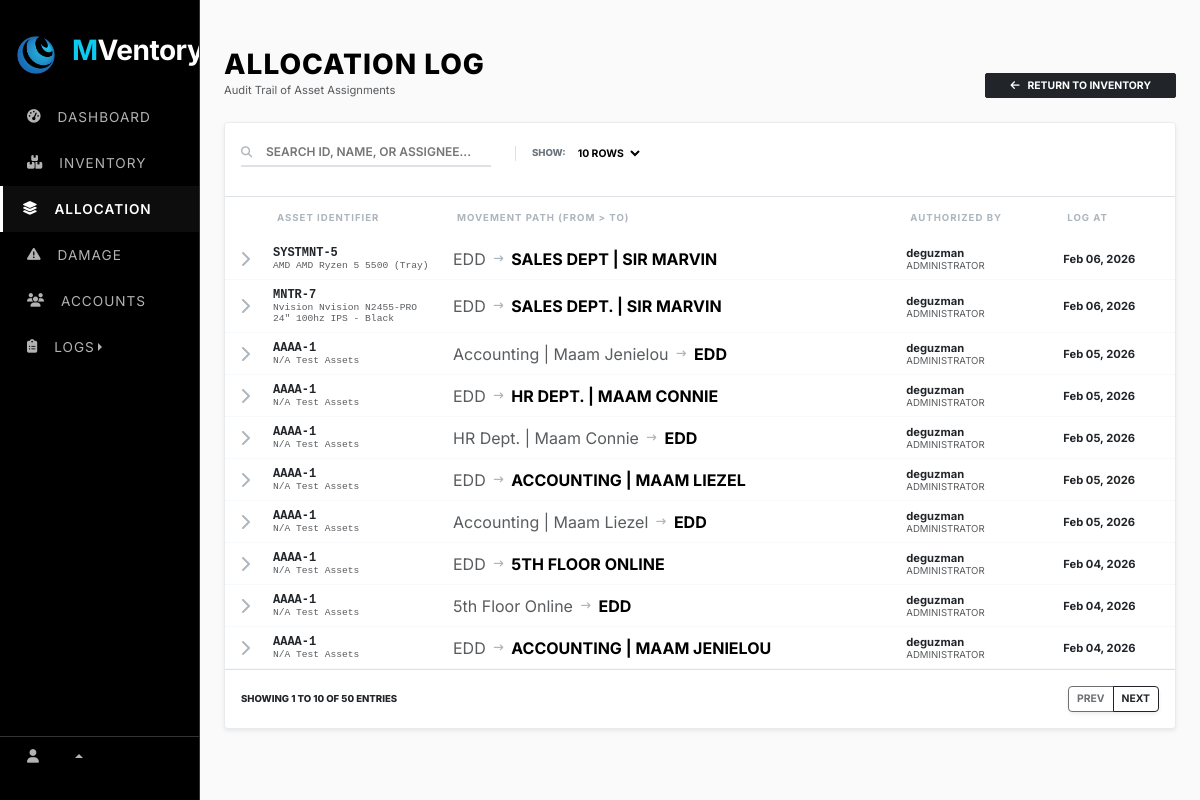
Page /web_content/allocation.php on the earlier database version.
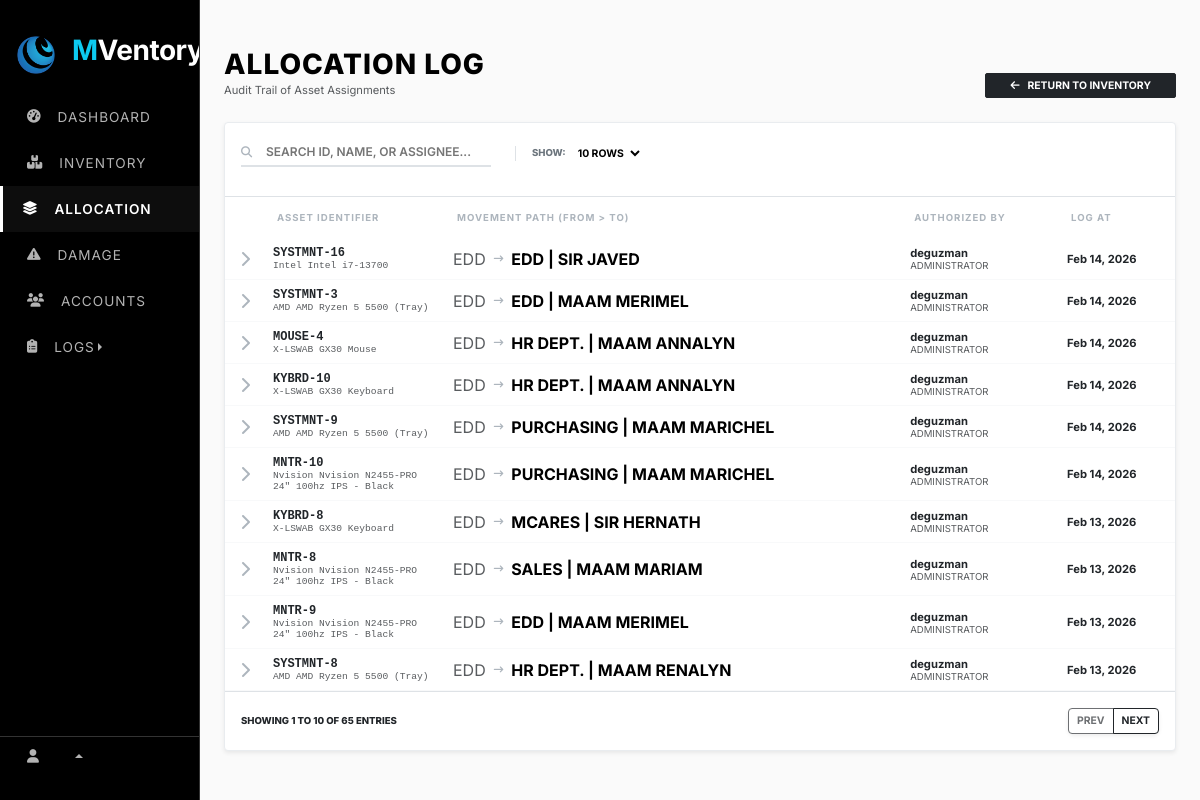
Same page on the later database version.
### tables this page shows
CREATE TABLE `allocation_log` (
  `id` int(11) NOT NULL AUTO_INCREMENT,
  `asset_id` int(11) NOT NULL,
  `previous_assignee` varchar(255) DEFAULT NULL,
  `new_assignee` varchar(255) DEFAULT NULL,
  `allocated_by` varchar(255) DEFAULT NULL,
  `allocation_date` date DEFAULT NULL,
  `created_at` timestamp NOT NULL DEFAULT current_timestamp(),
  PRIMARY KEY (`id`),
  KEY `asset_id` (`asset_id`),
  CONSTRAINT `allocation_log_ibfk_1` FOREIGN KEY (`asset_id`) REFERENCES `assets` (`id`) ON DELETE CASCADE
);

CREATE TABLE `assets` (
  `id` int(11) NOT NULL AUTO_INCREMENT,
  `asset_id` varchar(50) DEFAULT NULL,
  `category_id` int(11) DEFAULT NULL,
  `item_name` varchar(255) NOT NULL,
  `brand` varchar(100) DEFAULT NULL,
  `model` varchar(100) DEFAULT NULL,
  `serial_number` varchar(100) DEFAULT NULL,
  `specs` text DEFAULT NULL,
  `quantity` int(11) DEFAULT 1,
  `assigned_to` varchar(255) DEFAULT NULL,
  `status` varchar(50) DEFAULT 'In Stock',
  `condition_status` varchar(50) DEFAULT NULL,
  `purchase_date` date DEFAULT NULL,
  `arrival_date` date DEFAULT NULL,
  `cost` decimal(10,2) DEFAULT NULL,
  `warranty_cost` decimal(10,2) DEFAULT NULL,
  `remarks` text DEFAULT NULL,
  `created_at` timestamp NOT NULL DEFAULT current_timestamp(),
  PRIMARY KEY (`id`),
  UNIQUE KEY `asset_id` (`asset_id`),
  KEY `fk_category` (`category_id`),
  CONSTRAINT `fk_category` FOREIGN KEY (`category_id`) REFERENCES `categories` (`category_id`) ON DELETE SET NULL
);

### web_content/allocation.php (the view, shortened to what the changed rows need)
<?php
    require_once "../render/connection.php";
    include "../src/cdn/cdn_links.php";
    $search = isset($_GET['search']) ? mysqli_real_escape_string($conn, $_GET['search']) : '';
    $limit = isset($_GET['limit']) ? (int)$_GET['limit'] : 10;
    $page = isset($_GET['page']) ? (int)$_GET['page'] : 1;
    $start = ($page - 1) * $limit;
    $total_query = "SELECT COUNT(*) as total
                    FROM allocation_log al
                    LEFT JOIN assets a ON al.asset_id = a.id
                    WHERE a.asset_id LIKE '%$search%'
                       OR a.item_name LIKE '%$search%'
                       OR a.serial_number LIKE '%$search%'
                       OR al.new_assignee LIKE '%$search%'
                       OR al.previous_assignee LIKE '%$search%'";
    $total_res = mysqli_query($conn, $total_query);
    $total_rows = mysqli_fetch_assoc($total_res)['total'];
    $total_pages = ceil($total_rows / $limit);
?>
<!DOCTYPE html>
<html lang="en">
    <head>
        <link rel="stylesheet" href="../src/style/main_style.css">
    </head>
    <body>
        <div class="row g-0">
                <?php include "../nav/sidebar_nav.php"; ?>
            <div class="col">
                <div class="container-fluid px-4 mt-5">
                    <div class="main-registry-container">
                        <div class="card edd-card shadow-sm">
                            <div class="table-responsive">
                                <table class="table mb-0 align-middle">
                                    <thead>
                                        <tr>
                                            <th width="40"></th>
                                            <th width="180">Asset Identifier</th>
                                            <th>Movement Path (From > To)</th>
                                            <th>Authorized By</th>
                                            <th>Log At</th>
                                        </tr>
                                    </thead>
                                    <tbody>
                                        <?php
                                        $sql = "SELECT al.*, a.item_name, a.brand, a.model, a.asset_id as asset_tag
                                                FROM allocation_log al
                                                LEFT JOIN assets a ON al.asset_id = a.id
                                                WHERE a.asset_id LIKE '%$search%'
                                                   OR a.item_name LIKE '%$search%'
                                                   OR a.serial_number LIKE '%$search%'
                                                   OR al.new_assignee LIKE '%$search%'
                                                   OR al.previous_assignee LIKE '%$search%'
                                                ORDER BY al.allocation_date DESC
                                                LIMIT $start, $limit";
                                        $result = mysqli_query($conn, $sql);
                                        if(mysqli_num_rows($result) > 0):
                                            while($row = mysqli_fetch_assoc($result)):
                                                $drawer_id = "log_drawer_" . $row['id'];
                                        ?>
                                            <tr class="log-row" data-bs-toggle="collapse" data-bs-target="#<?= $drawer_id ?>">
                                                <td class="text-center">
                                                    <i class="fa-solid fa-chevron-right btn-expand"></i>
                                                </td>
                                                <td class="asset-id-cell">
                                                    <span class="d-block text-dark"><?= htmlspecialchars($row['asset_tag'] ?? 'N/A') ?></span>
                                                    <small class="text-muted fw-normal" style="font-size: 0.6rem;">
                                                        <?= htmlspecialchars($row['brand'] . ' ' . $row['item_name']) ?>
                                                    </small>
                                                </td>
                                                <td>
                                                    <div class="d-flex align-items-center gap-2">
                                                        <span class="text-muted"><?= htmlspecialchars($row['previous_assignee']) ?></span>
                                                        <i class="fa-solid fa-arrow-right-long" style="font-size: 0.6rem; color: #adb5bd;"></i>
                                                        <span class="fw-bold text-uppercase"><?= htmlspecialchars($row['new_assignee']) ?></span>
                                                    </div>
                                                </td>
                                                <td>
                                                    <div class="fw-bold text-dark" style="font-size: 0.7rem;"><?= htmlspecialchars($row['allocated_by']) ?></div>
                                                    <div class="text-muted" style="font-size: 0.6rem;">ADMINISTRATOR</div>
                                                </td>
                                                <td class="text-muted" style="font-size: 0.7rem;">
                                                    <span class="text-dark fw-bold"><?= date('M d, Y', strtotime($row['allocation_date'])) ?></span><br>
                                                </td>
                                            </tr>
                                        <?php endwhile; else: ?>
                                            <tr><td colspan="6" class="text-center py-5 text-muted fw-bold">NO RECORDS MATCHING "<?= htmlspecialchars($search) ?>"</td></tr>
                                        <?php endif; ?>
                                    </tbody>
                                </table>
                            </div>
                            <div class="card-footer bg-white py-3 border-top">
                                <div class="d-flex justify-content-between align-items-center">
                                    <span class="detail-label mb-0" style="color: #212529;">
                                        Showing <?= ($start + 1) ?> to <?= min($start + $limit, $total_rows) ?> of <?= $total_rows ?> entries
                                    </span>
                                    <div class="btn-group shadow-sm">
                                        <a href="?page=<?= max(1, $page-1) ?>&search=<?= $search ?>&limit=<?= $limit ?>"
                                        class="btn btn-outline-dark btn-sm fw-bold <?= ($page <= 1) ? 'disabled' : '' ?>" style="font-size: 0.65rem;">PREV</a>
                                        <a href="?page=<?= min($total_pages, $page+1) ?>&search=<?= $search ?>&limit=<?= $limit ?>"
                                        class="btn btn-outline-dark btn-sm fw-bold <?= ($page >= $total_pages) ? 'disabled' : '' ?>" style="font-size: 0.65rem;">NEXT</a>
                                    </div>
                                </div>
                            </div>
                        </div>
                    </div>
                </div>
            </div>
        </div>
    </body>
</html>

Differences in the rows shown:
no longer on this page (row unchanged): allocation_log: asset.asset_id "SYSTMNT-5", asset.item_name "AMD AMD Ryzen 5 5500 (Tray)", previous_assignee "EDD", new_assignee "SALES DEPT | SIR MARVIN", allocated_by "deguzman", allocation_date "Feb 06, 2026"
no longer on this page (row unchanged): allocation_log: asset.asset_id "MNTR-7", asset.item_name "Nvision Nvision N2455-PRO 24\" 100hz IPS - Black", previous_assignee "EDD", new_assignee "SALES DEPT. | SIR MARVIN", allocated_by "deguzman", allocation_date "Feb 06, 2026"
no longer on this page (row unchanged): allocation_log: asset.asset_id "AAAA-1", asset.item_name "N/A Test Assets", previous_assignee "Accounting | Maam Jenielou", new_assignee "EDD", allocated_by "deguzman", allocation_date "Feb 05, 2026"
no longer on this page (row unchanged): allocation_log: asset.asset_id "AAAA-1", asset.item_name "N/A Test Assets", previous_assignee "EDD", new_assignee "HR DEPT. | MAAM CONNIE", allocated_by "deguzman", allocation_date "Feb 05, 2026"
no longer on this page (row unchanged): allocation_log: asset.asset_id "AAAA-1", asset.item_name "N/A Test Assets", previous_assignee "HR Dept. | Maam Connie", new_assignee "EDD", allocated_by "deguzman", allocation_date "Feb 05, 2026"
no longer on this page (row unchanged): allocation_log: asset.asset_id "AAAA-1", asset.item_name "N/A Test Assets", previous_assignee "EDD", new_assignee "ACCOUNTING | MAAM LIEZEL", allocated_by "deguzman", allocation_date "Feb 05, 2026"
no longer on this page (row unchanged): allocation_log: asset.asset_id "AAAA-1", asset.item_name "N/A Test Assets", previous_assignee "Accounting | Maam Liezel", new_assignee "EDD", allocated_by "deguzman", allocation_date "Feb 05, 2026"
no longer on this page (row unchanged): allocation_log: asset.asset_id "AAAA-1", asset.item_name "N/A Test Assets", previous_assignee "EDD", new_assignee "5TH FLOOR ONLINE", allocated_by "deguzman", allocation_date "Feb 04, 2026"
no longer on this page (row unchanged): allocation_log: asset.asset_id "AAAA-1", asset.item_name "N/A Test Assets", previous_assignee "5th Floor Online", new_assignee "EDD", allocated_by "deguzman", allocation_date "Feb 04, 2026"
no longer on this page (row unchanged): allocation_log: asset.asset_id "AAAA-1", asset.item_name "N/A Test Assets", previous_assignee "EDD", new_assignee "ACCOUNTING | MAAM JENIELOU", allocated_by "deguzman", allocation_date "Feb 04, 2026"
added allocation_log: asset.asset_id "SYSTMNT-16", asset.item_name "Intel Intel i7-13700", previous_assignee "EDD", new_assignee "EDD | SIR JAVED", allocated_by "deguzman", allocation_date "Feb 14, 2026"
added allocation_log: asset.asset_id "SYSTMNT-3", asset.item_name "AMD AMD Ryzen 5 5500 (Tray)", previous_assignee "EDD", new_assignee "EDD | MAAM MERIMEL", allocated_by "deguzman", allocation_date "Feb 14, 2026"
added allocation_log: asset.asset_id "MOUSE-4", asset.item_name "X-LSWAB GX30 Mouse", previous_assignee "EDD", new_assignee "HR DEPT. | MAAM ANNALYN", allocated_by "deguzman", allocation_date "Feb 14, 2026"
added allocation_log: asset.asset_id "KYBRD-10", asset.item_name "X-LSWAB GX30 Keyboard", previous_assignee "EDD", new_assignee "HR DEPT. | MAAM ANNALYN", allocated_by "deguzman", allocation_date "Feb 14, 2026"
added allocation_log: asset.asset_id "SYSTMNT-9", asset.item_name "AMD AMD Ryzen 5 5500 (Tray)", previous_assignee "EDD", new_assignee "PURCHASING | MAAM MARICHEL", allocated_by "deguzman", allocation_date "Feb 14, 2026"
added allocation_log: asset.asset_id "MNTR-10", asset.item_name "Nvision Nvision N2455-PRO 24\" 100hz IPS - Black", previous_assignee "EDD", new_assignee "PURCHASING | MAAM MARICHEL", allocated_by "deguzman", allocation_date "Feb 14, 2026"
added allocation_log: asset.asset_id "KYBRD-8", asset.item_name "X-LSWAB GX30 Keyboard", previous_assignee "EDD", new_assignee "MCARES | SIR HERNATH", allocated_by "deguzman", allocation_date "Feb 13, 2026"
added allocation_log: asset.asset_id "MNTR-8", asset.item_name "Nvision Nvision N2455-PRO 24\" 100hz IPS - Black", previous_assignee "EDD", new_assignee "SALES | MAAM MARIAM", allocated_by "deguzman", allocation_date "Feb 13, 2026"
added allocation_log: asset.asset_id "MNTR-9", asset.item_name "Nvision Nvision N2455-PRO 24\" 100hz IPS - Black", previous_assignee "EDD", new_assignee "EDD | MAAM MERIMEL", allocated_by "deguzman", allocation_date "Feb 13, 2026"
added allocation_log: asset.asset_id "SYSTMNT-8", asset.item_name "AMD AMD Ryzen 5 5500 (Tray)", previous_assignee "EDD", new_assignee "HR DEPT. | MAAM RENALYN", allocated_by "deguzman", allocation_date "Feb 13, 2026"
Other differences:
$total_rows: "50" → "65"
